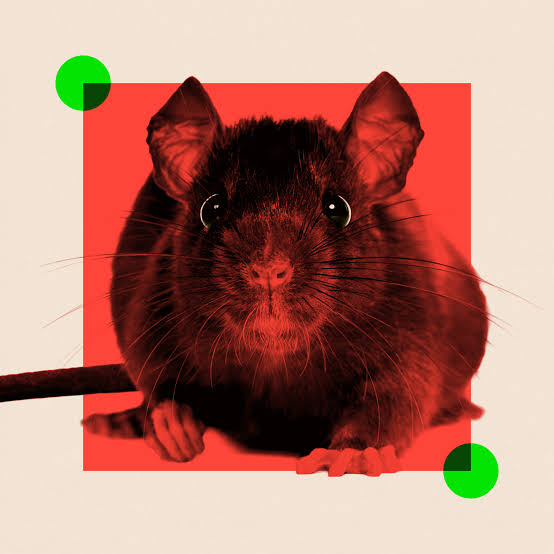
#> input picture resources/images/images.jpeg, 554 x 554 px; its folder holds only this picture in this run
$ python image_matrix_creator.py
#> lines starting #> are read from the running program, lines starting #| are printed output that depends on the picture
import re
from pathlib import Path

from PIL import Image

# --- Settings ---
RESOURCES_DIR = Path("resources/images")   # source images live here
SCENES_DIR = Path("resources/scenes")      # pictures a scene draws itself (not slides)
INCLUDE_DIR = Path("include")       # generated headers are written here
PANEL_WIDTH = 64
PANEL_HEIGHT = 32
IMAGE_EXTENSIONS = {".jpg", ".jpeg", ".png", ".bmp", ".gif"}

def rgb_to_565(r, g, b):
    """Convert 8-bit RGB to 16-bit RGB565."""
    r5 = (r >> 3) & 0x1F
    g6 = (g >> 2) & 0x3F
    b5 = (b >> 3) & 0x1F
    return (r5 << 11) | (g6 << 5) | b5

def array_name_for(image_path):
    name = re.sub(r"[^0-9a-zA-Z]+", "_", image_path.stem).strip("_")
    if name and name[0].isdigit():
        name = f"_{name}"
    return f"{name}Bitmap"

def convert_image(image_path, header_path, array_name):
#> called with array_name = 'imagesBitmap'
    img = Image.open(image_path).convert("RGB")
#> img is the input picture: PIL image 554x554 RGB; mean R, G, B 180.3, 129, 115.8

    # Resize to fit the panel, preserving aspect ratio, centered on black canvas
    img.thumbnail((PANEL_WIDTH, PANEL_HEIGHT), Image.LANCZOS)
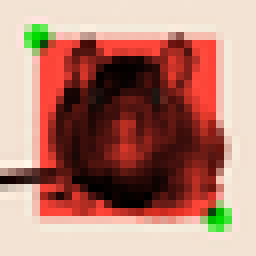
#> img: PIL image 32x32 RGB (shown 8 times larger); mean R, G, B 180.1, 129, 115.9
    canvas = Image.new("RGB", (PANEL_WIDTH, PANEL_HEIGHT), (0, 0, 0))
#> canvas: PIL image 64x32 RGB; every value is 0
    offset_x = (PANEL_WIDTH - img.width) // 2
#> offset_x = 16
    offset_y = (PANEL_HEIGHT - img.height) // 2
#> offset_y = 0
    canvas.paste(img, (offset_x, offset_y))
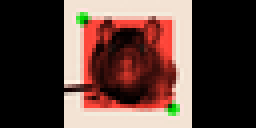
#> canvas: PIL image 64x32 RGB (shown 4 times larger); mean R, G, B 90, 64.5, 57.9

#> (the run stopped early here; a loop or call above may not have finished)
